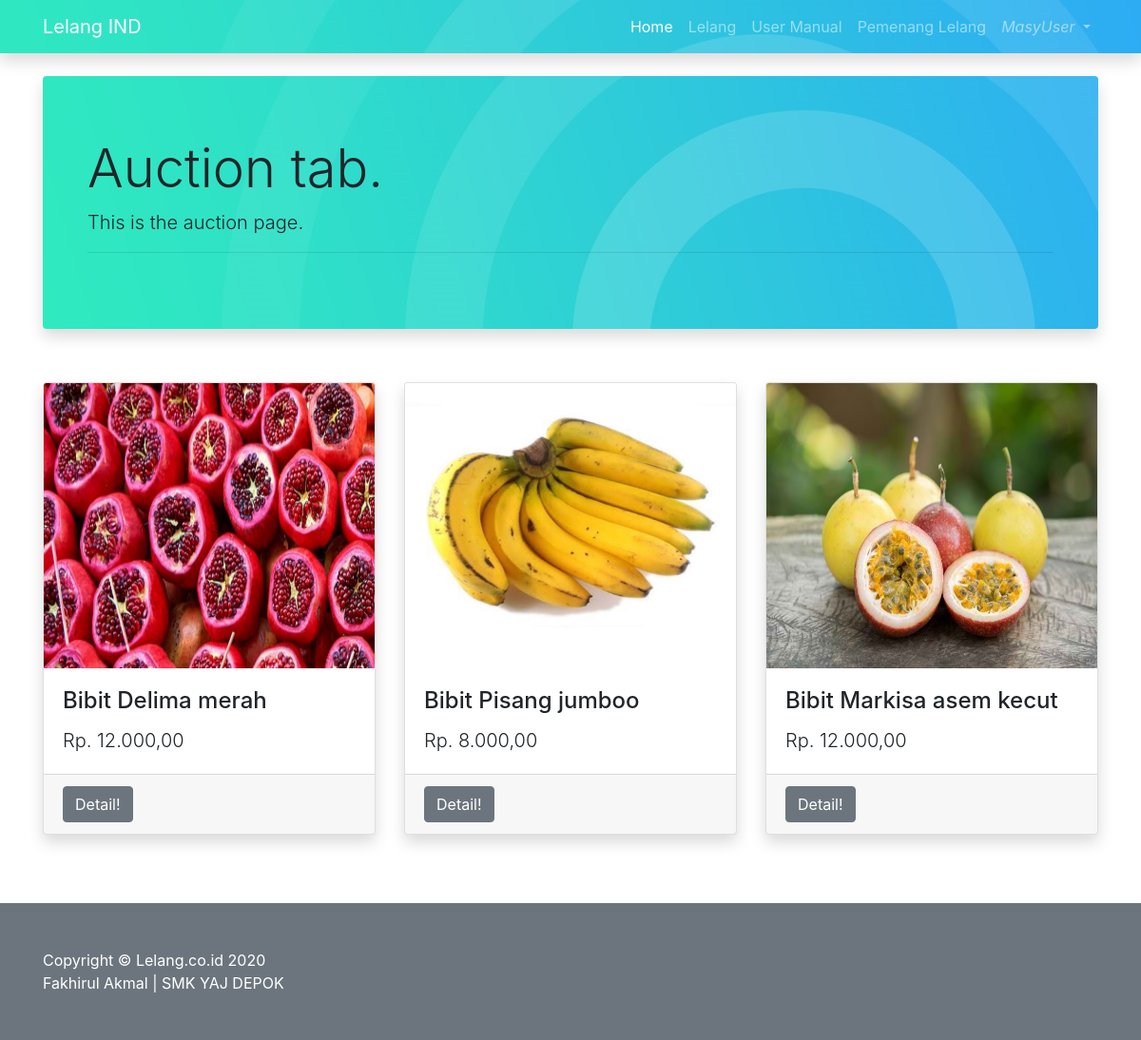
The app's page /index.php?page=lelang (signed in) with its own data.
### tables this page shows
CREATE TABLE `tb_masyarakat` (
  `id_user` int(11) NOT NULL,
  `nama_lengkap` varchar(25) NOT NULL,
  `username` varchar(25) NOT NULL,
  `password` varchar(500) NOT NULL,
  `telp` varchar(25) NOT NULL
);

CREATE TABLE `tb_lelang` (
  `id_lelang` int(11) NOT NULL,
  `id_barang` int(11) NOT NULL,
  `tgl_lelang` date NOT NULL,
  `nama_file` varchar(255) NOT NULL,
  `harga_akhir` int(20) DEFAULT NULL,
  `id_user` int(11) DEFAULT NULL,
  `id_petugas` int(11) NOT NULL,
  `status` enum('dibuka','ditutup') NOT NULL
);

CREATE TABLE `tb_barang` (
  `id_barang` int(11) NOT NULL,
  `nama_barang` varchar(25) NOT NULL,
  `tgl` date NOT NULL,
  `harga_awal` int(20) NOT NULL,
  `nama_file` varchar(255) NOT NULL,
  `deskripsi_barang` varchar(100) NOT NULL
);

### page/lelang/lelang.php (the view, shortened to what this page needs)
<div class="container">
  <div class="jumbotron shadow rounded" style="background: url(img/jumbotron.jpg);">
  <div class="container">
    <h1 class="display-4">Auction tab.</h1>
    <p class="lead">This is the auction page.</p>
    <hr>
  </div>
</div>
<br>
<div class="row">
  <?php
$koneksi = mysqli_connect('localhost', 'root', '', 'dblelang');
$querykamu = mysqli_query($koneksi, "Select * From tb_lelang Where status='dibuka'");
while ($data = mysqli_fetch_array($querykamu))
{
  $id_barang = $data['id_barang'];
  $query_barang = mysqli_query($koneksi, "Select * From tb_barang Where id_barang='$id_barang'");
  $data = mysqli_fetch_assoc($query_barang);
  $harga_rupiah = "Rp. " . number_format($data['harga_awal'],2,',','.');
?>
      <div class="col-md-4 mb-5">
        <div class="card h-100 shadow">
          <img class="card-img-top"  height="300" src="img/<?= $data['nama_file'] ?>" alt="">
          <div class="card-body">
            <h4 class="card-title"><?= $data['nama_barang']; ?></h4>
            <p class="card-text lead"><?php echo $harga_rupiah ?></p>
          </div>
          <div class="card-footer">
            <a href="?page=lelang&perintah=detailbarang&id_barang=<?php echo $data['id_barang'];?>" class="btn btn-secondary">Detail!</a>
          </div>
        </div>
      </div>
      <?php }
      ?>
    </div>
</div>

### index.php (shortened to what this page needs)
<?php
  $koneksi = mysqli_connect('localhost', 'root', '', 'dblelang');
  $username = $_SESSION['username'];
  $query = mysqli_query($koneksi, "SELECT * FROM tb_masyarakat where username = '$username'");
  $row_akun = mysqli_fetch_array($query);
?>
<!DOCTYPE html>
<html lang="en">
<head>
  <link href="vendor/bootstrap/css/bootstrap.min.css" rel="stylesheet">
  <link href="vendor/bootstrap/css/spin.css" rel="stylesheet">
  <link href="vendor/bootstrap/css/business-frontpage.css" rel="stylesheet">
</head>
<body onload="myFunction()" style="margin:0;">
<div style="display:none;" id="myDiv" class="animate-bottom">
  <nav class="navbar navbar-expand-lg navbar-dark bg-info fixed-top shadow" style="background: url(img/jumbotron.jpg);">
    <div class="container">
      <a class="navbar-brand" href="index.php">Lelang IND</a>
      <div class="collapse navbar-collapse" id="navbarResponsive">
        <ul class="navbar-nav ml-auto">
          <li class="nav-item active">
            <a class="nav-link" href="index.php">Home
            </a>
          </li>
          <li class="nav-item">
            <a class="nav-link" href="?page=lelang">Lelang</a>
          </li>
          <li class="nav-item">
            <a class="nav-link" href="?page=about">User Manual</a>
          </li>
        <?php
        if(isset($_SESSION['username'])) { ?>
          <li class="nav-item">
            <a class="nav-link" href="?page=lelang&perintah=pengumuman">Pemenang Lelang</a>
          </li>
          <li class="nav-item dropdown no-arrow">
          <a class="nav-link dropdown-toggle" href="#" id="userDropdown" level="button" data-toggle="dropdown" aria-haspopup="true" aria-expanded="false">
            <i class="fas fa-user-circle fa-fw"><?php echo $row_akun['nama_lengkap'];?></i>
          </a>
        </li>
      <?php } ?>
        </ul>
      </div>
    </div>
  </nav>
<br>
  <?php
      $page = $_GET['page'];
      $perintah = $_GET['perintah'];
      if ($page == "lelang") {
        if ($perintah == "") {
          include 'page/lelang/lelang.php';
        }elseif ($perintah == 'detailbarang') {
          include 'page/lelang/detailbarang.php';
        }elseif ($perintah == 'pengumuman') {
          include 'page/lelang/pengumuman.php';
        }elseif ($perintah == 'penawaran') {
          include 'page/lelang/penawaran.php';
        }
      }
  ?>
  <br>
  <footer class="py-5 bg-secondary" style="">
      <div class="container" style="">
        <p class="m-0 text-left text-white">Copyright &copy; Lelang.co.id 2020</p>
        <p class="m-0 text-left text-white">Fakhirul Akmal | SMK YAJ DEPOK</p>
      </div>
  </footer>
</body>
</html>

### records on screen
tb_masyarakat: nama_lengkap "MasyUser"
tb_lelang: id_barang.nama_file (picture), id_barang.nama_barang "Bibit Delima merah", id_barang.harga_awal "Rp. 12.000,00"
tb_lelang: id_barang.nama_file (picture), id_barang.nama_barang "Bibit Pisang jumboo", id_barang.harga_awal "Rp. 8.000,00"
tb_lelang: id_barang.nama_file (picture), id_barang.nama_barang "Bibit Markisa asem kecut", id_barang.harga_awal "Rp. 12.000,00"
